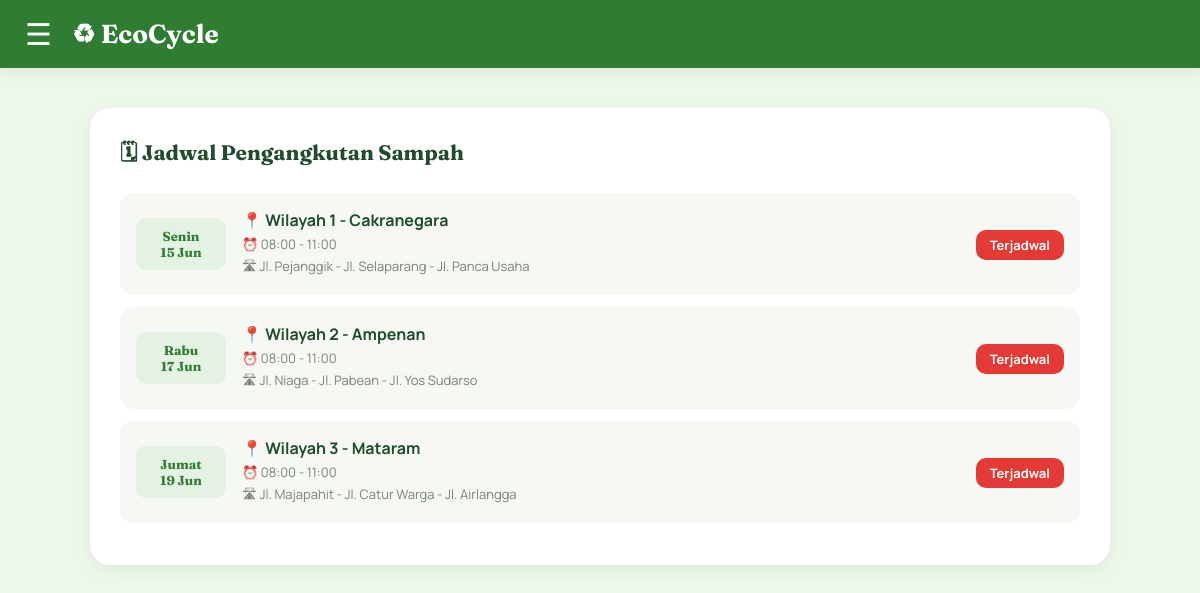
The page /jadwal_pengangkutan.php (signed in) on the database its author committed.
### tables this page shows
CREATE TABLE IF NOT EXISTS jadwal_pengangkutan (
  id_jadwal INT AUTO_INCREMENT PRIMARY KEY,
  id_petugas INT,
  area VARCHAR(100),
  hari VARCHAR(20),
  tanggal DATE,
  waktu_mulai TIME,
  jam_selesai TIME,
  rute TEXT,
  status VARCHAR(50) DEFAULT 'terjadwal',
  keterangan TEXT,
  FOREIGN KEY (id_petugas) REFERENCES users(id_user) ON DELETE SET NULL
);

### jadwal_pengangkutan.php (the view, shortened to what this page needs)
<?php
include 'koneksi.php';
$result = mysqli_query($conn, "SELECT * FROM jadwal_pengangkutan ORDER BY tanggal ASC");
?>
<!DOCTYPE html>
<html lang="id">
<head>
  <link rel="stylesheet" href="style2.css">
</head>
<body class="dashboard-body">
  <nav class="navbar">
    <div class="left-navbar">
      <div class="menu-toggle" id="menuToggle">☰</div>
      <div class="logo">♻ EcoCycle</div>
    </div>
  </nav>
  <section class="dashboard-container">
    <div class="content-card">
      <h2>🗓 Jadwal Pengangkutan Sampah</h2>
      <?php if (mysqli_num_rows($result) === 0) { ?>
        <div class="alert alert-empty">Belum ada jadwal pengangkutan.</div>
      <?php } else {
        while ($row = mysqli_fetch_assoc($result)) { ?>
        <div class="jadwal-item">
          <div class="jadwal-day">
            <?php echo htmlspecialchars($row['hari']); ?><br>
            <?php echo date('d M', strtotime($row['tanggal'])); ?>
          </div>
          <div>
            <div class="area">📍 <?php echo htmlspecialchars($row['area']); ?></div>
            <div class="time">⏰ <?php echo date('H:i', strtotime($row['waktu_mulai'])); ?> - <?php echo date('H:i', strtotime($row['jam_selesai'])); ?></div>
            <?php if ($row['rute']) { ?>
              <div class="time" style="margin-top:4px;">🛣 <?php echo htmlspecialchars($row['rute']); ?></div>
            <?php } ?>
          </div>
          <div class="action">
            <span class="status status-<?php echo htmlspecialchars($row['status']) === 'selesai' ? 'selesai' : 'pending'; ?>">
              <?php echo ucfirst($row['status']); ?>
            </span>
          </div>
        </div>
      <?php } } ?>
    </div>
  </section>
</body>
</html>

### style2.css (style rules this page uses)
* { margin: 0; padding: 0; box-sizing: border-box; }
body { font-family: 'Manrope', sans-serif; color: #1c2b1f; }
.dashboard-body { background: #eef8ea; font-family: 'Manrope', sans-serif; min-height: 100vh; }
.navbar { background: #2e7d32; padding: 18px 25px; color: white; position: sticky; top: 0; z-index: 50; box-shadow: 0 4px 14px rgba(0,0,0,0.08); }
.left-navbar { display: flex; align-items: center; gap: 20px; }
.logo { font-family: 'Fraunces', serif; font-size: 26px; font-weight: 700; }
.menu-toggle { font-size: 30px; cursor: pointer; line-height: 1; }
.dashboard-container { padding: 40px; display: grid; gap: 25px; max-width: 1100px; margin: 0 auto; }
.profile-card, .point-card, .status-card, .content-card { background: white; padding: 30px; border-radius: 20px; box-shadow: 0 6px 18px rgba(0,0,0,0.06); }
.status-card h2, .content-card h2 { font-family: 'Fraunces', serif; margin-bottom: 20px; color: #1f4d2c; font-size: 21px; }
.status { padding: 6px 14px; border-radius: 10px; color: white; font-size: 13px; font-weight: 700; white-space: nowrap; }
.pending, .status-pending { background: #e53935; }
.jadwal-item { display: grid; grid-template-columns: 90px 1fr auto; gap: 16px; align-items: center; padding: 16px; background: #f6f8f3; border-radius: 14px; margin-bottom: 12px; }
.jadwal-day { font-family: 'Fraunces', serif; font-weight: 700; color: #2e7d32; text-align: center; background: #e3f2e3; border-radius: 10px; padding: 10px 6px; font-size: 13px; }
.jadwal-item .area { font-weight: 700; color: #1f4d2c; margin-bottom: 4px; }
.jadwal-item .time { font-size: 13px; color: #768472; }

### rows shown on the page
jadwal_pengangkutan: hari "Senin", tanggal "15 Jun", area "Wilayah 1 - Cakranegara", waktu_mulai "08:00", jam_selesai "11:00", rute "Jl. Pejanggik - Jl. Selaparang - Jl. Panca Usaha", status "Terjadwal"
jadwal_pengangkutan: hari "Rabu", tanggal "17 Jun", area "Wilayah 2 - Ampenan", waktu_mulai "08:00", jam_selesai "11:00", rute "Jl. Niaga - Jl. Pabean - Jl. Yos Sudarso", status "Terjadwal"
jadwal_pengangkutan: hari "Jumat", tanggal "19 Jun", area "Wilayah 3 - Mataram", waktu_mulai "08:00", jam_selesai "11:00", rute "Jl. Majapahit - Jl. Catur Warga - Jl. Airlangga", status "Terjadwal"
